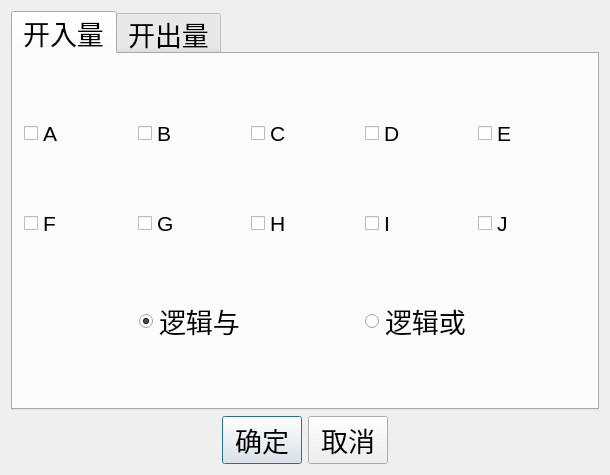
<?xml version="1.0" encoding="UTF-8"?>
<ui version="4.0">
 <class>CFaultGradientSetting</class>
 <widget class="QDialog" name="CFaultGradientSetting">
  <property name="geometry">
   <rect>
    <x>0</x>
    <y>0</y>
    <width>610</width>
    <height>475</height>
   </rect>
  </property>
  <property name="windowTitle">
   <string>开出量设置</string>
  </property>
  <layout class="QVBoxLayout" name="verticalLayout_6">
   <item>
    <layout class="QVBoxLayout" name="verticalLayout">
     <item>
      <widget class="QSttTabWidget" name="tabWidget">
       <property name="font">
        <font>
         <pointsize>20</pointsize>
        </font>
       </property>
       <property name="currentIndex">
        <number>0</number>
       </property>
       <widget class="QWidget" name="m_tabBIn">
        <attribute name="title">
         <string>开入量</string>
        </attribute>
        <layout class="QVBoxLayout" name="verticalLayout_2">
         <item>
          <layout class="QGridLayout" name="gridLayout">
           <item row="0" column="2">
            <widget class="QSttCheckBox" name="m_cbBinC">
             <property name="font">
              <font>
               <pointsize>16</pointsize>
              </font>
             </property>
             <property name="styleSheet">
              <string notr="true"/>
             </property>
             <property name="text">
              <string>C</string>
             </property>
            </widget>
           </item>
           <item row="0" column="0">
            <widget class="QSttCheckBox" name="m_cbBinA">
             <property name="font">
              <font>
               <pointsize>16</pointsize>
              </font>
             </property>
             <property name="styleSheet">
              <string notr="true"/>
             </property>
             <property name="text">
              <string>A</string>
             </property>
            </widget>
           </item>
           <item row="0" column="1">
            <widget class="QSttCheckBox" name="m_cbBinB">
             <property name="font">
              <font>
               <pointsize>16</pointsize>
              </font>
             </property>
             <property name="styleSheet">
              <string notr="true"/>
             </property>
             <property name="text">
              <string>B</string>
             </property>
            </widget>
           </item>
           <item row="0" column="3">
            <widget class="QSttCheckBox" name="m_cbBinD">
             <property name="font">
              <font>
               <pointsize>16</pointsize>
              </font>
             </property>
             <property name="styleSheet">
              <string notr="true"/>
             </property>
             <property name="text">
              <string>D</string>
             </property>
            </widget>
           </item>
           <item row="0" column="4">
            <widget class="QSttCheckBox" name="m_cbBinE">
             <property name="font">
              <font>
               <pointsize>16</pointsize>
              </font>
             </property>
             <property name="styleSheet">
              <string notr="true"/>
             </property>
             <property name="text">
              <string>E</string>
             </property>
            </widget>
           </item>
          </layout>
         </item>
         <item>
          <layout class="QGridLayout" name="gridLayout_2">
           <item row="0" column="1">
            <widget class="QSttCheckBox" name="m_cbBinF">
             <property name="font">
              <font>
               <pointsize>16</pointsize>
              </font>
             </property>
             <property name="styleSheet">
              <string notr="true"/>
             </property>
             <property name="text">
              <string>F</string>
             </property>
            </widget>
           </item>
           <item row="0" column="2">
            <widget class="QSttCheckBox" name="m_cbBinG">
             <property name="font">
              <font>
               <pointsize>16</pointsize>
              </font>
             </property>
             <property name="styleSheet">
              <string notr="true"/>
             </property>
             <property name="text">
              <string>G</string>
             </property>
            </widget>
           </item>
           <item row="0" column="4">
            <widget class="QSttCheckBox" name="m_cbBinI">
             <property name="font">
              <font>
               <pointsize>16</pointsize>
              </font>
             </property>
             <property name="styleSheet">
              <string notr="true"/>
             </property>
             <property name="text">
              <string>I</string>
             </property>
            </widget>
           </item>
           <item row="0" column="3">
            <widget class="QSttCheckBox" name="m_cbBinH">
             <property name="font">
              <font>
               <pointsize>16</pointsize>
              </font>
             </property>
             <property name="styleSheet">
              <string notr="true"/>
             </property>
             <property name="text">
              <string>H</string>
             </property>
            </widget>
           </item>
           <item row="0" column="5">
            <widget class="QSttCheckBox" name="m_cbBinJ">
             <property name="font">
              <font>
               <pointsize>16</pointsize>
              </font>
             </property>
             <property name="styleSheet">
              <string notr="true"/>
             </property>
             <property name="text">
              <string>J</string>
             </property>
            </widget>
           </item>
          </layout>
         </item>
         <item>
          <layout class="QHBoxLayout" name="horizontalLayout_4">
           <item>
            <spacer name="horizontalSpacer_3">
             <property name="orientation">
              <enum>Qt::Horizontal</enum>
             </property>
             <property name="sizeHint" stdset="0">
              <size>
               <width>20</width>
               <height>20</height>
              </size>
             </property>
            </spacer>
           </item>
           <item>
            <widget class="QRadioButton" name="m_rbAnd">
             <property name="text">
              <string>逻辑与</string>
             </property>
             <property name="checked">
              <bool>true</bool>
             </property>
            </widget>
           </item>
           <item>
            <spacer name="horizontalSpacer_5">
             <property name="orientation">
              <enum>Qt::Horizontal</enum>
             </property>
             <property name="sizeHint" stdset="0">
              <size>
               <width>40</width>
               <height>20</height>
              </size>
             </property>
            </spacer>
           </item>
           <item>
            <widget class="QRadioButton" name="m_rbOr">
             <property name="text">
              <string>逻辑或</string>
             </property>
            </widget>
           </item>
           <item>
            <spacer name="horizontalSpacer_4">
             <property name="orientation">
              <enum>Qt::Horizontal</enum>
             </property>
             <property name="sizeHint" stdset="0">
              <size>
               <width>40</width>
               <height>20</height>
              </size>
             </property>
            </spacer>
           </item>
          </layout>
         </item>
        </layout>
       </widget>
       <widget class="QWidget" name="m_tabBOut">
        <attribute name="title">
         <string>开出量</string>
        </attribute>
        <layout class="QVBoxLayout" name="verticalLayout_3">
         <item>
          <widget class="QGroupBox" name="m_gbNormal">
           <property name="title">
            <string>常态</string>
           </property>
           <layout class="QVBoxLayout" name="verticalLayout_4">
            <item>
             <layout class="QGridLayout" name="gridLayout_3">
              <item row="0" column="2">
               <widget class="QSttCheckBox" name="m_cbBOut2">
                <property name="font">
                 <font>
                  <pointsize>16</pointsize>
                 </font>
                </property>
                <property name="styleSheet">
                 <string notr="true"/>
                </property>
                <property name="text">
                 <string>3</string>
                </property>
                <attribute name="buttonGroup">
                 <string notr="true">btnGrpNormal</string>
                </attribute>
               </widget>
              </item>
              <item row="0" column="3">
               <widget class="QSttCheckBox" name="m_cbBOut3">
                <property name="font">
                 <font>
                  <pointsize>16</pointsize>
                 </font>
                </property>
                <property name="styleSheet">
                 <string notr="true"/>
                </property>
                <property name="text">
                 <string>4</string>
                </property>
                <attribute name="buttonGroup">
                 <string notr="true">btnGrpNormal</string>
                </attribute>
               </widget>
              </item>
              <item row="1" column="0">
               <widget class="QSttCheckBox" name="m_cbBOut5">
                <property name="font">
                 <font>
                  <pointsize>16</pointsize>
                 </font>
                </property>
                <property name="styleSheet">
                 <string notr="true"/>
                </property>
                <property name="text">
                 <string>6</string>
                </property>
                <attribute name="buttonGroup">
                 <string notr="true">btnGrpNormal</string>
                </attribute>
               </widget>
              </item>
              <item row="1" column="1">
               <widget class="QSttCheckBox" name="m_cbBOut6">
                <property name="font">
                 <font>
                  <pointsize>16</pointsize>
                 </font>
                </property>
                <property name="styleSheet">
                 <string notr="true"/>
                </property>
                <property name="text">
                 <string>7</string>
                </property>
                <attribute name="buttonGroup">
                 <string notr="true">btnGrpNormal</string>
                </attribute>
               </widget>
              </item>
              <item row="0" column="1">
               <widget class="QSttCheckBox" name="m_cbBOut1">
                <property name="font">
                 <font>
                  <pointsize>16</pointsize>
                 </font>
                </property>
                <property name="styleSheet">
                 <string notr="true"/>
                </property>
                <property name="text">
                 <string>2</string>
                </property>
                <attribute name="buttonGroup">
                 <string notr="true">btnGrpNormal</string>
                </attribute>
               </widget>
              </item>
              <item row="1" column="4">
               <widget class="QSttCheckBox" name="m_cbBOut9">
                <property name="font">
                 <font>
                  <pointsize>16</pointsize>
                 </font>
                </property>
                <property name="styleSheet">
                 <string notr="true"/>
                </property>
                <property name="text">
                 <string>10</string>
                </property>
                <attribute name="buttonGroup">
                 <string notr="true">btnGrpNormal</string>
                </attribute>
               </widget>
              </item>
              <item row="1" column="2">
               <widget class="QSttCheckBox" name="m_cbBOut7">
                <property name="font">
                 <font>
                  <pointsize>16</pointsize>
                 </font>
                </property>
                <property name="styleSheet">
                 <string notr="true"/>
                </property>
                <property name="text">
                 <string>8</string>
                </property>
                <attribute name="buttonGroup">
                 <string notr="true">btnGrpNormal</string>
                </attribute>
               </widget>
              </item>
              <item row="0" column="4">
               <widget class="QSttCheckBox" name="m_cbBOut4">
                <property name="font">
                 <font>
                  <pointsize>16</pointsize>
                 </font>
                </property>
                <property name="styleSheet">
                 <string notr="true"/>
                </property>
                <property name="text">
                 <string>5</string>
                </property>
                <attribute name="buttonGroup">
                 <string notr="true">btnGrpNormal</string>
                </attribute>
               </widget>
              </item>
              <item row="1" column="3">
               <widget class="QSttCheckBox" name="m_cbBOut8">
                <property name="font">
                 <font>
                  <pointsize>16</pointsize>
                 </font>
                </property>
                <property name="styleSheet">
                 <string notr="true"/>
                </property>
                <property name="text">
                 <string>9</string>
                </property>
                <attribute name="buttonGroup">
                 <string notr="true">btnGrpNormal</string>
                </attribute>
               </widget>
              </item>
              <item row="0" column="0">
               <widget class="QSttCheckBox" name="m_cbBOut0">
                <property name="font">
                 <font>
                  <pointsize>16</pointsize>
                 </font>
                </property>
                <property name="styleSheet">
                 <string notr="true"/>
                </property>
                <property name="text">
                 <string>1</string>
                </property>
                <attribute name="buttonGroup">
                 <string notr="true">btnGrpNormal</string>
                </attribute>
               </widget>
              </item>
             </layout>
            </item>
           </layout>
          </widget>
         </item>
         <item>
          <widget class="QGroupBox" name="m_gbError">
           <property name="title">
            <string>故障态</string>
           </property>
           <layout class="QVBoxLayout" name="verticalLayout_5">
            <item>
             <layout class="QGridLayout" name="gridLayout_4">
              <item row="1" column="4">
               <widget class="QSttCheckBox" name="m_cbBOut10_E19">
                <property name="font">
                 <font>
                  <pointsize>16</pointsize>
                 </font>
                </property>
                <property name="styleSheet">
                 <string notr="true"/>
                </property>
                <property name="text">
                 <string>10</string>
                </property>
                <attribute name="buttonGroup">
                 <string notr="true">btnGrpError</string>
                </attribute>
               </widget>
              </item>
              <item row="0" column="3">
               <widget class="QSttCheckBox" name="m_cbBOut4_E13">
                <property name="font">
                 <font>
                  <pointsize>16</pointsize>
                 </font>
                </property>
                <property name="styleSheet">
                 <string notr="true"/>
                </property>
                <property name="text">
                 <string>4</string>
                </property>
                <attribute name="buttonGroup">
                 <string notr="true">btnGrpError</string>
                </attribute>
               </widget>
              </item>
              <item row="0" column="1">
               <widget class="QSttCheckBox" name="m_cbBOut2_E11">
                <property name="font">
                 <font>
                  <pointsize>16</pointsize>
                 </font>
                </property>
                <property name="styleSheet">
                 <string notr="true"/>
                </property>
                <property name="text">
                 <string>2</string>
                </property>
                <attribute name="buttonGroup">
                 <string notr="true">btnGrpError</string>
                </attribute>
               </widget>
              </item>
              <item row="1" column="1">
               <widget class="QSttCheckBox" name="m_cbBOut7_E16">
                <property name="font">
                 <font>
                  <pointsize>16</pointsize>
                 </font>
                </property>
                <property name="styleSheet">
                 <string notr="true"/>
                </property>
                <property name="text">
                 <string>7</string>
                </property>
                <attribute name="buttonGroup">
                 <string notr="true">btnGrpError</string>
                </attribute>
               </widget>
              </item>
              <item row="0" column="4">
               <widget class="QSttCheckBox" name="m_cbBOut5_E14">
                <property name="font">
                 <font>
                  <pointsize>16</pointsize>
                 </font>
                </property>
                <property name="styleSheet">
                 <string notr="true"/>
                </property>
                <property name="text">
                 <string>5</string>
                </property>
                <attribute name="buttonGroup">
                 <string notr="true">btnGrpError</string>
                </attribute>
               </widget>
              </item>
              <item row="1" column="0">
               <widget class="QSttCheckBox" name="m_cbBOut6_E15">
                <property name="font">
                 <font>
                  <pointsize>16</pointsize>
                 </font>
                </property>
                <property name="styleSheet">
                 <string notr="true"/>
                </property>
                <property name="text">
                 <string>6</string>
                </property>
                <attribute name="buttonGroup">
                 <string notr="true">btnGrpError</string>
                </attribute>
               </widget>
              </item>
              <item row="1" column="3">
               <widget class="QSttCheckBox" name="m_cbBOut9_E18">
                <property name="font">
                 <font>
                  <pointsize>16</pointsize>
                 </font>
                </property>
                <property name="styleSheet">
                 <string notr="true"/>
                </property>
                <property name="text">
                 <string>9</string>
                </property>
                <attribute name="buttonGroup">
                 <string notr="true">btnGrpError</string>
                </attribute>
               </widget>
              </item>
              <item row="0" column="0">
               <widget class="QSttCheckBox" name="m_cbBOut1_E10">
                <property name="font">
                 <font>
                  <pointsize>16</pointsize>
                 </font>
                </property>
                <property name="styleSheet">
                 <string notr="true"/>
                </property>
                <property name="text">
                 <string>1</string>
                </property>
                <attribute name="buttonGroup">
                 <string notr="true">btnGrpError</string>
                </attribute>
               </widget>
              </item>
              <item row="1" column="2">
               <widget class="QSttCheckBox" name="m_cbBOut8_E17">
                <property name="font">
                 <font>
                  <pointsize>16</pointsize>
                 </font>
                </property>
                <property name="styleSheet">
                 <string notr="true"/>
                </property>
                <property name="text">
                 <string>8</string>
                </property>
                <attribute name="buttonGroup">
                 <string notr="true">btnGrpError</string>
                </attribute>
               </widget>
              </item>
              <item row="0" column="2">
               <widget class="QSttCheckBox" name="m_cbBOut3_E12">
                <property name="font">
                 <font>
                  <pointsize>16</pointsize>
                 </font>
                </property>
                <property name="styleSheet">
                 <string notr="true"/>
                </property>
                <property name="text">
                 <string>3</string>
                </property>
                <attribute name="buttonGroup">
                 <string notr="true">btnGrpError</string>
                </attribute>
               </widget>
              </item>
             </layout>
            </item>
           </layout>
          </widget>
         </item>
        </layout>
       </widget>
      </widget>
     </item>
     <item>
      <layout class="QHBoxLayout" name="horizontalLayout">
       <item>
        <spacer name="horizontalSpacer">
         <property name="orientation">
          <enum>Qt::Horizontal</enum>
         </property>
         <property name="sizeHint" stdset="0">
          <size>
           <width>40</width>
           <height>20</height>
          </size>
         </property>
        </spacer>
       </item>
       <item>
        <widget class="QPushButton" name="m_btnOK">
         <property name="font">
          <font>
           <pointsize>20</pointsize>
          </font>
         </property>
         <property name="text">
          <string>确定</string>
         </property>
        </widget>
       </item>
       <item>
        <widget class="QPushButton" name="m_btnCancel">
         <property name="font">
          <font>
           <pointsize>20</pointsize>
          </font>
         </property>
         <property name="text">
          <string>取消</string>
         </property>
        </widget>
       </item>
       <item>
        <spacer name="horizontalSpacer_2">
         <property name="orientation">
          <enum>Qt::Horizontal</enum>
         </property>
         <property name="sizeHint" stdset="0">
          <size>
           <width>40</width>
           <height>20</height>
          </size>
         </property>
        </spacer>
       </item>
      </layout>
     </item>
    </layout>
   </item>
  </layout>
 </widget>
 <layoutdefault spacing="6" margin="11"/>
 <customwidgets>
  <customwidget>
   <class>QSttTabWidget</class>
   <extends>QTabWidget</extends>
   <header>../Controls/SttTabWidget.h</header>
   <container>1</container>
  </customwidget>
  <customwidget>
   <class>QSttCheckBox</class>
   <extends>QCheckBox</extends>
   <header>../Controls/SttCheckBox.h</header>
  </customwidget>
 </customwidgets>
 <resources/>
 <connections/>
 <buttongroups>
  <buttongroup name="btnGrpNormal">
   <property name="exclusive">
    <bool>false</bool>
   </property>
  </buttongroup>
  <buttongroup name="btnGrpError">
   <property name="exclusive">
    <bool>false</bool>
   </property>
  </buttongroup>
 </buttongroups>
</ui>
